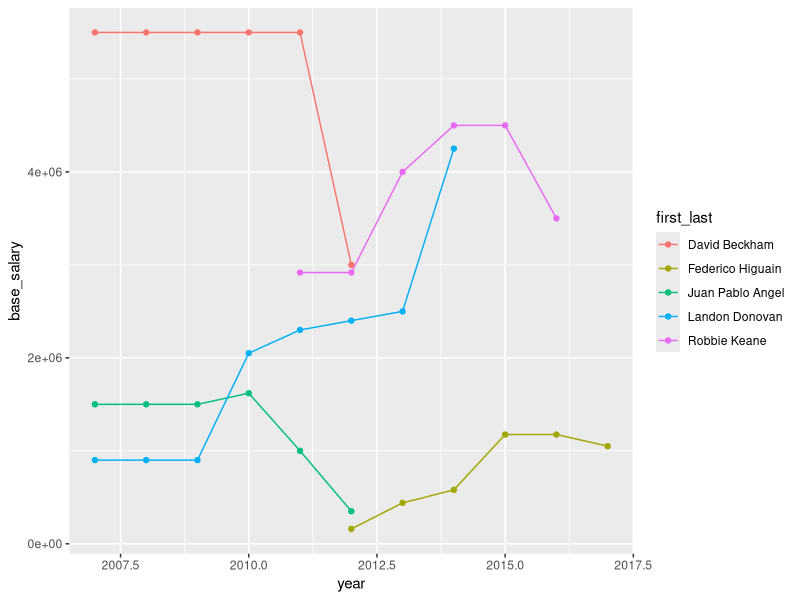

Reproduce this figure in R.
library(tidyverse)
# library(ggthemes)
# library(lubridate)

df <- read_csv("mls_salaries.csv") 

df1 <- df %>% filter(!is.na(base_salary)) %>% 
  filter(nchar(position) < 3) %>% 
  group_by(year, position) %>% 
  summarize(avg = mean(base_salary))

write_csv(df1, "salary_position.csv")


df2 <- read_csv("boulder.csv")

df3 <- df2 %>% pivot_wider(names_from=category, values_from=time)

write_csv(df3, "boulder_wide.csv")

soccer <- read_csv("mls_salaries.csv") %>% drop_na()
df <- soccer %>% arrange(desc(base_salary)) %>% slice_max(base_salary, n=10)

names <- soccer %>% 
  mutate(first_last = paste(first_name, last_name, sep = " "))

all_years <- names %>% 
  group_by(first_name, last_name) %>% 
  count(first_name, last_name) %>% 
  filter(n > 5) %>% 
  ungroup() %>% 
  mutate(first_last = paste(first_name, last_name, sep = " ")) %>% 
  select(first_last) %>% 
  deframe()



top <- names %>% 
  filter(first_last %in% all_years) %>% 
  group_by(first_name, last_name) %>% 
  summarize(avg_salary=mean(base_salary)) %>% 
  arrange(desc(avg_salary)) %>% 
  ungroup() %>% 
  slice_head(n=5) %>% 
  mutate(first_last = paste(first_name, last_name, sep = " ")) %>% 
  select(first_last) %>% 
  deframe()

tracking <- names %>% 
  filter(first_last %in% top)

wider <- tracking %>% 
  select(first_last, base_salary, year) %>% 
  pivot_wider(names_from=first_last, values_from=base_salary) %>% 
  arrange(year) 

write_csv(wider, "top_paid.csv")


ggplot(data = tracking, aes(year, base_salary, color=first_last)) +
  geom_line() +
  geom_point()


# ggplot(data = df1, aes(ymd, number)) +
#   geom_col() +
#   facet_grid(X2 ~ X1, scales = "free") +
#   theme_few()
